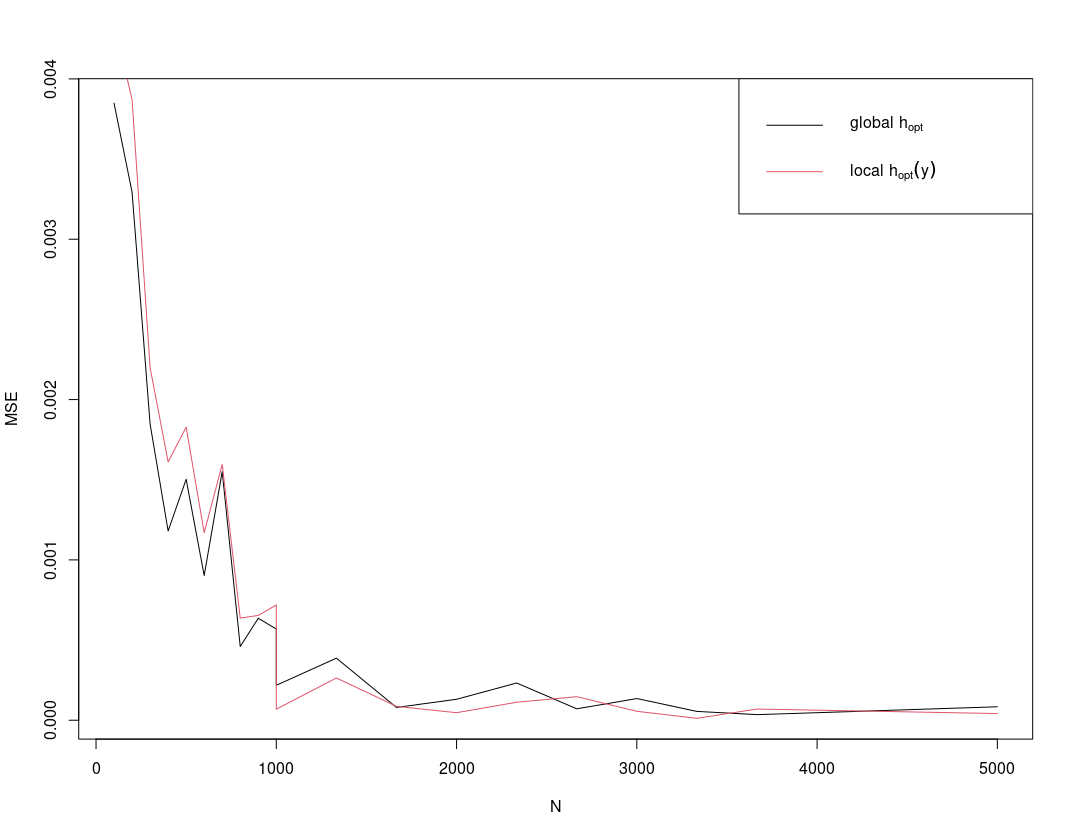

The script that drew this image:
library(isodistrreg)


y_test=seq(0,60,l=100)

N=seq(100,5000,l=100)

MSE=c()

MSE_opt=c()

x_test=5

real_cdf=pgamma(y_test,shape=sqrt(x_test),scale=min(max(x_test,2),8))

nsim=3

H=seq(0.1,2,l=10)

Nu=c(seq(2.01,10,l=10),Inf)

C=c(0.25,0.5,1,2,4)

grid=expand.grid(Nu,C)

grid2=expand.grid(Nu,H)

for (n in N2){
  mse=0
  mse_opt=0
  for (j in 1:nsim){
    y=c()
    X=sort(runif(n,0,10))
    
    for (x in X) {y=append(y,rgamma(1,shape=sqrt(x),scale=min(max(x,2),8)))}
    
    of_h_nu=c()
    
    for (i in 1:nrow(grid2)){
      
      nu=as.numeric(grid2[i,])[1]
      h=as.numeric(grid2[i,])[2]
      of=OF_h(y,X,h,nu)
      of_h_nu=append(of_h_nu,
                     of)
    }
    nu_opt_init=as.numeric(grid2[which.min(of_h_nu),])[1]
    h_opt_init=as.numeric(grid2[which.min(of_h_nu),])[2]
    
    print(c("nu_init=",nu_opt_init,"h_init=",h_opt_init))
    smooth.idr.cdf=smooth_IDR_CDF(y,X,h=h_opt_init,nu=nu_opt_init, y_test = y_test,x_test=x_test)
    
    of_c_nu=c()
    
    for(i in 1:nrow(grid)){
      nu=as.numeric(grid[i,])[1]
      c=as.numeric(grid[i,])[2]
      of=OF_c(y,X,c,nu,nu_init = nu_opt_init,h_init = h_opt_init)
      of_c_nu=append(of_c_nu,of)
      
    }
    nu_opt=as.numeric(grid[which.min(of_c_nu),])[1]
    c_opt=as.numeric(grid[which.min(of_c_nu),])[2]
    print(c("nu=",nu_opt,"c=",c_opt))
    
    
    smooth.idr.cdf.h.opt=smooth_IDR_CDF_h_opt(y=y,x=X,c=c_opt, h_init = h_opt_init,
                                              nu=nu_opt,nu_init = nu_opt_init,
                                              y_test = y_test,x_test=x_test)
    mse=mse+1/nsim*mean((smooth.idr.cdf-real_cdf)^2)
    mse_opt=mse_opt+1/nsim*mean((real_cdf-smooth.idr.cdf.h.opt)^2)
  }
  #lines(y_test,smooth.idr.cdf)
  print(mse)
  MSE=append(MSE,mse)
  MSE_opt=append(MSE_opt,mse_opt)
  
}

plot(N,MSE,type='l')
lines(N,MSE_opt,col=2)
legend("topright",c(expression("global" ~ paste(h[opt])),expression("local" ~paste(h[opt](y)))),col=c(1,2),lty=1)
